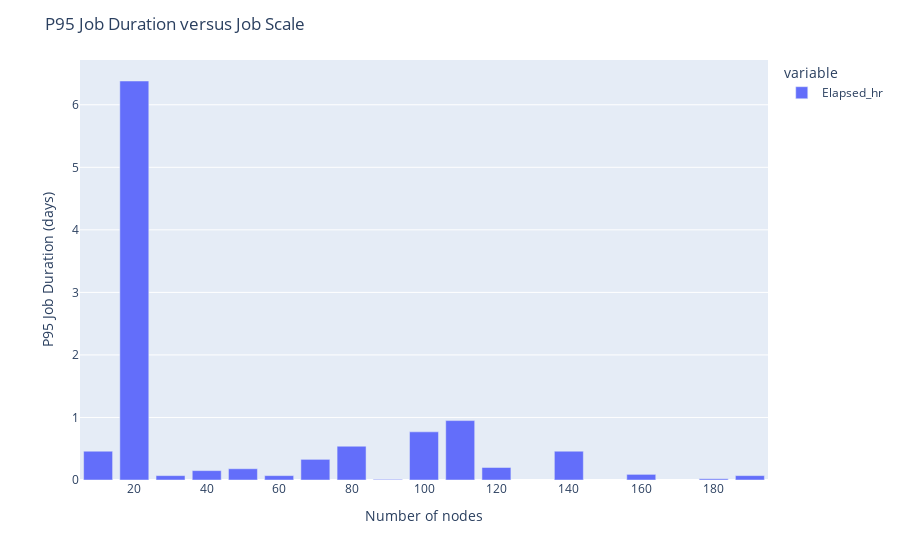

Source (notebook cell):
### Code cell
# p95 - elapsed time
df2 = df2[df2.NNodes < 200]
p95_day = df2.groupby('NNodes')['Elapsed_hr'].quantile(0.95)
p95_day = round(p95_day/24, 2)

fig_p95 = px.bar(p95_day)
fig_p95.update_layout(title='P95 Job Duration versus Job Scale',
                      xaxis_title='Number of nodes',
                      yaxis_title='P95 Job Duration (days)')
# Show the chart
fig_p95.show()

### Figure 1 — Plotly figure (JSON) as saved in the notebook; plotly's stock layout.template omitted (floating-point values rounded to 4 significant figures)
{"data": [{"alignmentgroup": "True", "hovertemplate": "variable=Elapsed_hr<br>NNodes=%{x}<br>value=%{y}<extra></extra>", "legendgroup": "Elapsed_hr", "marker": {"color": "#636efa", "pattern": {"shape": ""}}, "name": "Elapsed_hr", "offsetgroup": "Elapsed_hr", "orientation": "v", "showlegend": true, "textposition": "auto", "type": "bar", "x": [10, 20, 30, 40, 50, 60, 70, 80, 90, 100, 110, 120, 140, 160, 180, 190], "xaxis": "x", "y": [0.46, 6.38, 0.07, 0.15, 0.18, 0.07, 0.33, 0.54, 0.01, 0.77, 0.95, 0.2, 0.46, 0.09, 0.02, 0.07], "yaxis": "y"}], "layout": {"barmode": "relative", "legend": {"title": {"text": "variable"}, "tracegroupgap": 0}, "margin": {"t": 60}, "title": {"text": "P95 Job Duration versus Job Scale"}, "xaxis": {"anchor": "y", "domain": [0, 1], "title": {"text": "Number of nodes"}}, "yaxis": {"anchor": "x", "domain": [0, 1], "title": {"text": "P95 Job Duration (days)"}}}}
